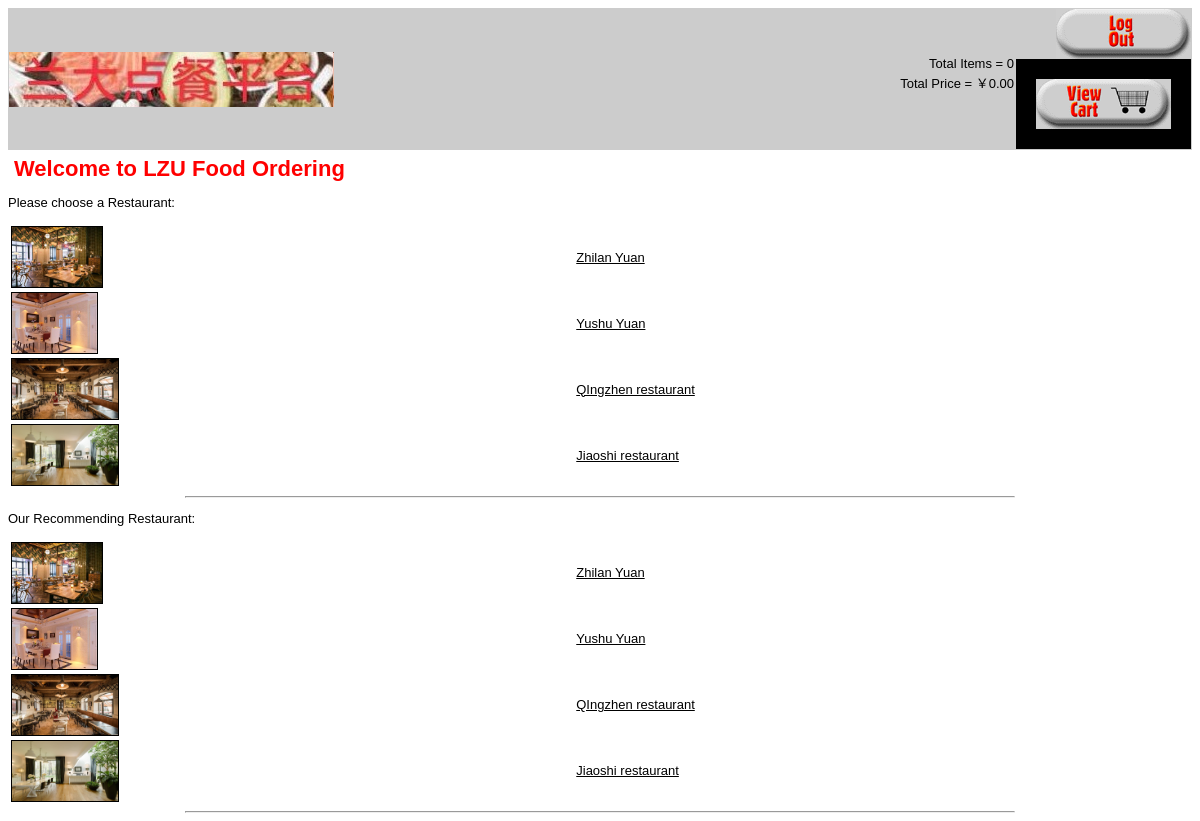
The page / on the database its author committed.
### tables this page shows
CREATE TABLE `merchants` (
  `catid` int(10) UNSIGNED NOT NULL,
  `catname` char(60) NOT NULL,
  `phone` char(20) DEFAULT NULL,
  `address` char(100) DEFAULT NULL,
  `recommend` int(10) UNSIGNED DEFAULT NULL
);

### food_fns.php (called while the page is built, shortened)
<?php
function get_merchants() {
   $conn = db_connect();
   $query = "select * from merchants";
   $result = @$conn->query($query);
   $result = db_result_to_array($result);
   return $result;
}

### output_fns.php (the view, shortened to what this page needs)
<?php
function do_html_header($title = '')
{
?>
  <html>
  <head>
  </head>
  <body>
    <table width="100%" border="0" cellspacing="0" bgcolor="#cccccc">
      <tr>
        <td rowspan="2">
          <a href="index.php"><img src="images/LZU-food-ordering.jpg" alt="foodorama" border="0" align="left" valign="bottom" height="55" width="325" /></a>
        </td>
        <td align="right" valign="bottom">
          <?php
          if (isset($_SESSION['admin_user'])) {
            echo "&nbsp;";
          } else {
            echo "Total Items = " . htmlspecialchars($_SESSION['items']);
          }
          ?>
        </td>
        <td align="right" rowspan="2" width="135">
          <?php
          if (isset($_SESSION['admin_user'])) {
            display_button('logout.php', 'log-out', 'Log Out');
          } else {
            display_button('logout_cust.php', 'log-out', 'Log Out');
            display_button_next('show_cart.php', 'view-cart', 'View Your Shopping Cart');
          }
          ?>
      </tr>
      <tr>
        <td align="right" valign="top">
          <?php
          if (isset($_SESSION['admin_user'])) {
            echo "&nbsp;";
          } else {
            echo "Total Price = ￥" . number_format($_SESSION['total_price'], 2);
          }
          ?>
        </td>
      </tr>
    </table>
    <?php
    if ($title) {
      do_html_heading($title);
    }
  }
  function do_html_footer()
  {
    ?>
  </body>
  </html>
<?php
  }
  function do_html_heading($heading)
  {
?>
  <h2><?php echo htmlspecialchars($heading); ?></h2>
<?php
  }
  function do_html_URL($url, $name)
  {
?>
  <a href="<?php echo htmlspecialchars($url); ?>"><?php echo $name; ?></a><br />
<?php
  }
  function display_merchants($cat_array)
  {
    if (!is_array($cat_array)) {
      echo "<p>No restaurant currently available!</p>";
    } else {
      echo "<table width=\"100%\" border=\"0\">";
      foreach ($cat_array as $row) {
        $url = "show_cat.php?catid=" . urlencode($row['catid']);
        echo "<tr><td>";
        if (@file_exists("images/res{$row['catid']}.jpg")) {
          $title = "<img src=\"images/res" . htmlspecialchars($row['catid']) . ".jpg\"
title=\"Name: " . htmlspecialchars($row['catname']) . "
Phone: " . htmlspecialchars($row['phone']) . "
Address: " . htmlspecialchars($row['address']) . "\"
                  height=\"60px\" style=\"border: 1px solid black\"/>";
          do_html_url($url, $title);
        } else {
          echo "&nbsp;";
        }
        echo "</td><td>";
        echo "</td></tr>";
      }
      echo "</table>";
    }
    echo "<hr />";
  }
  function display_recommend_merchants($cat_array)
  {
    if (!is_array($cat_array)) {
      echo "<p>No restaurant currently available!</p>";
    } else {
      echo "<table width=\"100%\" border=\"0\">";
      foreach ($cat_array as $row) {
        if ($row['recommend'] == 1) {
          echo "<tr><td>";
          if (@file_exists("images/res{$row['catid']}.jpg")) {
            $title = "<img src=\"images/res" . htmlspecialchars($row['catid']) . ".jpg\"
title=\"Name: " . htmlspecialchars($row['catname']) . "
Phone: " . htmlspecialchars($row['phone']) . "
Address: " . htmlspecialchars($row['address']) . "\"
                    height=\"60px\" style=\"border: 1px solid black\"/>";
          } else {
            echo "&nbsp;";
          }
          echo "</td><td>";
          echo "</td></tr>";
        }
      }
      echo "</table>";
    }
    echo "<hr />";
  }
?>
<?php
  function display_button($target, $image, $alt)
  {
    echo "<div align=\"right\"><a href=\"" . htmlspecialchars($target) . "\">
          <img src=\"images/" . htmlspecialchars($image) . ".gif\"
           alt=\"" . htmlspecialchars($alt) . "\" border=\"0\" height=\"50\"
           width=\"135\"/></a></div>";
  }
  function display_button_next($target, $image, $alt)
  {
    echo "<div align=\"right\"><a href=\"" . htmlspecialchars($target) . "\">
          <img src=\"images/" . htmlspecialchars($image) . ".gif\"
           alt=\"" . htmlspecialchars($alt) . "\" border=\"20\" height=\"50\"
           width=\"135\"/></a></div>";
  }
?>

### index.php (shortened to what this page needs)
<?php
  do_html_header("Welcome to LZU Food Ordering");
  echo "<p>Please choose a Restaurant:</p>";
  $cat_array = get_merchants();
  display_merchants($cat_array);
  echo "<p>Our Recommending Restaurant:</p>";
  display_recommend_merchants($cat_array);
  do_html_footer();

### output_fns.php (style rules this page uses)
h2 { font-family: Arial, Helvetica, sans-serif; font-size: 22px; color: red; margin: 6px }
body { font-family: Arial, Helvetica, sans-serif; font-size: 13px }
li, td { font-family: Arial, Helvetica, sans-serif; font-size: 13px }
hr { color: #FF0000; width: 70%; text-align: center }
a { color: #000000 }

### rows shown on the page
merchants: shows a picture, catname "Zhilan Yuan"
merchants: shows a picture, catname "Yushu Yuan"
merchants: shows a picture, catname "QIngzhen restaurant"
merchants: shows a picture, catname "Jiaoshi restaurant"

### other values the page prints
$_SESSION['items'] "0"
$_SESSION['total_price'] "0.00"
$heading "Welcome to LZU Food Ordering"
